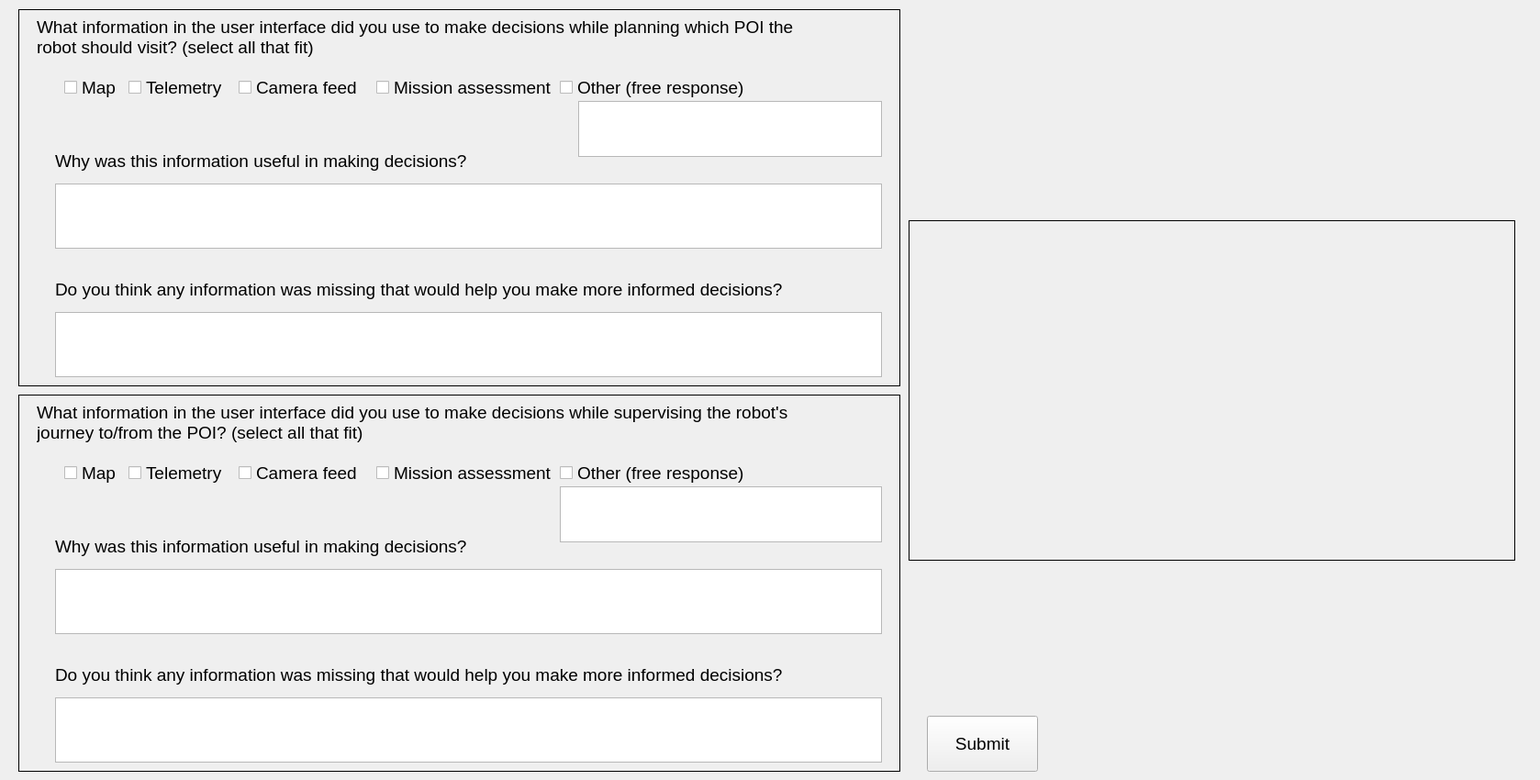
<?xml version="1.0" encoding="UTF-8"?>
<ui version="4.0">
 <class>Form</class>
 <widget class="QWidget" name="Form">
  <property name="geometry">
   <rect>
    <x>0</x>
    <y>0</y>
    <width>1678</width>
    <height>850</height>
   </rect>
  </property>
  <property name="windowTitle">
   <string>Form</string>
  </property>
  <widget class="QPushButton" name="submit_button">
   <property name="geometry">
    <rect>
     <x>1010</x>
     <y>780</y>
     <width>121</width>
     <height>61</height>
    </rect>
   </property>
   <property name="font">
    <font>
     <pointsize>14</pointsize>
    </font>
   </property>
   <property name="text">
    <string>Submit</string>
   </property>
  </widget>
  <widget class="QFrame" name="frame">
   <property name="geometry">
    <rect>
     <x>20</x>
     <y>10</y>
     <width>961</width>
     <height>411</height>
    </rect>
   </property>
   <property name="frameShape">
    <enum>QFrame::Box</enum>
   </property>
   <property name="frameShadow">
    <enum>QFrame::Plain</enum>
   </property>
   <widget class="QLabel" name="label">
    <property name="geometry">
     <rect>
      <x>20</x>
      <y>0</y>
      <width>871</width>
      <height>61</height>
     </rect>
    </property>
    <property name="font">
     <font>
      <pointsize>14</pointsize>
     </font>
    </property>
    <property name="frameShape">
     <enum>QFrame::NoFrame</enum>
    </property>
    <property name="text">
     <string>What information in the user interface did you use to make decisions while planning which POI the robot should visit? (select all that fit)</string>
    </property>
    <property name="wordWrap">
     <bool>true</bool>
    </property>
   </widget>
   <widget class="QLabel" name="label_2">
    <property name="geometry">
     <rect>
      <x>40</x>
      <y>150</y>
      <width>881</width>
      <height>31</height>
     </rect>
    </property>
    <property name="font">
     <font>
      <pointsize>14</pointsize>
     </font>
    </property>
    <property name="text">
     <string>Why was this information useful in making decisions? </string>
    </property>
   </widget>
   <widget class="QLabel" name="label_3">
    <property name="geometry">
     <rect>
      <x>40</x>
      <y>290</y>
      <width>911</width>
      <height>31</height>
     </rect>
    </property>
    <property name="font">
     <font>
      <pointsize>14</pointsize>
     </font>
    </property>
    <property name="text">
     <string>Do you think any information was missing that would help you make more informed decisions? </string>
    </property>
   </widget>
   <widget class="QTextEdit" name="q1_useful">
    <property name="geometry">
     <rect>
      <x>40</x>
      <y>190</y>
      <width>901</width>
      <height>71</height>
     </rect>
    </property>
   </widget>
   <widget class="QTextEdit" name="q1_needs">
    <property name="geometry">
     <rect>
      <x>40</x>
      <y>330</y>
      <width>901</width>
      <height>71</height>
     </rect>
    </property>
   </widget>
   <widget class="QTextEdit" name="q1_other_free">
    <property name="geometry">
     <rect>
      <x>610</x>
      <y>100</y>
      <width>331</width>
      <height>61</height>
     </rect>
    </property>
   </widget>
   <widget class="QCheckBox" name="q1_map_check">
    <property name="geometry">
     <rect>
      <x>50</x>
      <y>70</y>
      <width>70</width>
      <height>31</height>
     </rect>
    </property>
    <property name="font">
     <font>
      <pointsize>14</pointsize>
     </font>
    </property>
    <property name="text">
     <string>Map</string>
    </property>
   </widget>
   <widget class="QCheckBox" name="q1_telem_check">
    <property name="geometry">
     <rect>
      <x>120</x>
      <y>70</y>
      <width>121</width>
      <height>31</height>
     </rect>
    </property>
    <property name="font">
     <font>
      <pointsize>14</pointsize>
     </font>
    </property>
    <property name="text">
     <string>Telemetry</string>
    </property>
   </widget>
   <widget class="QCheckBox" name="q1_cam_check">
    <property name="geometry">
     <rect>
      <x>240</x>
      <y>70</y>
      <width>161</width>
      <height>31</height>
     </rect>
    </property>
    <property name="font">
     <font>
      <pointsize>14</pointsize>
     </font>
    </property>
    <property name="text">
     <string>Camera feed</string>
    </property>
   </widget>
   <widget class="QCheckBox" name="q1_assmt_check">
    <property name="geometry">
     <rect>
      <x>390</x>
      <y>70</y>
      <width>191</width>
      <height>31</height>
     </rect>
    </property>
    <property name="font">
     <font>
      <pointsize>14</pointsize>
     </font>
    </property>
    <property name="text">
     <string>Mission assessment</string>
    </property>
   </widget>
   <widget class="QCheckBox" name="q1_other_check">
    <property name="geometry">
     <rect>
      <x>590</x>
      <y>70</y>
      <width>251</width>
      <height>31</height>
     </rect>
    </property>
    <property name="font">
     <font>
      <pointsize>14</pointsize>
     </font>
    </property>
    <property name="text">
     <string>Other (free response)</string>
    </property>
   </widget>
  </widget>
  <widget class="QFrame" name="frame_2">
   <property name="geometry">
    <rect>
     <x>20</x>
     <y>430</y>
     <width>961</width>
     <height>411</height>
    </rect>
   </property>
   <property name="frameShape">
    <enum>QFrame::Box</enum>
   </property>
   <property name="frameShadow">
    <enum>QFrame::Plain</enum>
   </property>
   <widget class="QLabel" name="label_4">
    <property name="geometry">
     <rect>
      <x>20</x>
      <y>0</y>
      <width>871</width>
      <height>61</height>
     </rect>
    </property>
    <property name="font">
     <font>
      <pointsize>14</pointsize>
     </font>
    </property>
    <property name="frameShape">
     <enum>QFrame::NoFrame</enum>
    </property>
    <property name="text">
     <string>What information in the user interface did you use to make decisions while supervising the robot's journey to/from the POI? (select all that fit)</string>
    </property>
    <property name="wordWrap">
     <bool>true</bool>
    </property>
   </widget>
   <widget class="QLabel" name="label_5">
    <property name="geometry">
     <rect>
      <x>40</x>
      <y>150</y>
      <width>881</width>
      <height>31</height>
     </rect>
    </property>
    <property name="font">
     <font>
      <pointsize>14</pointsize>
     </font>
    </property>
    <property name="text">
     <string>Why was this information useful in making decisions? </string>
    </property>
   </widget>
   <widget class="QLabel" name="label_6">
    <property name="geometry">
     <rect>
      <x>40</x>
      <y>290</y>
      <width>911</width>
      <height>31</height>
     </rect>
    </property>
    <property name="font">
     <font>
      <pointsize>14</pointsize>
     </font>
    </property>
    <property name="text">
     <string>Do you think any information was missing that would help you make more informed decisions? </string>
    </property>
   </widget>
   <widget class="QTextEdit" name="q2_useful">
    <property name="geometry">
     <rect>
      <x>40</x>
      <y>190</y>
      <width>901</width>
      <height>71</height>
     </rect>
    </property>
   </widget>
   <widget class="QTextEdit" name="q2_needs">
    <property name="geometry">
     <rect>
      <x>40</x>
      <y>330</y>
      <width>901</width>
      <height>71</height>
     </rect>
    </property>
   </widget>
   <widget class="QTextEdit" name="q2_other_free">
    <property name="geometry">
     <rect>
      <x>590</x>
      <y>100</y>
      <width>351</width>
      <height>61</height>
     </rect>
    </property>
   </widget>
   <widget class="QCheckBox" name="q2_cam_check">
    <property name="geometry">
     <rect>
      <x>240</x>
      <y>70</y>
      <width>161</width>
      <height>31</height>
     </rect>
    </property>
    <property name="font">
     <font>
      <pointsize>14</pointsize>
     </font>
    </property>
    <property name="text">
     <string>Camera feed</string>
    </property>
   </widget>
   <widget class="QCheckBox" name="q2_telem_check">
    <property name="geometry">
     <rect>
      <x>120</x>
      <y>70</y>
      <width>121</width>
      <height>31</height>
     </rect>
    </property>
    <property name="font">
     <font>
      <pointsize>14</pointsize>
     </font>
    </property>
    <property name="text">
     <string>Telemetry</string>
    </property>
   </widget>
   <widget class="QCheckBox" name="q2_other_check">
    <property name="geometry">
     <rect>
      <x>590</x>
      <y>70</y>
      <width>251</width>
      <height>31</height>
     </rect>
    </property>
    <property name="font">
     <font>
      <pointsize>14</pointsize>
     </font>
    </property>
    <property name="text">
     <string>Other (free response)</string>
    </property>
   </widget>
   <widget class="QCheckBox" name="q2_assmt_check">
    <property name="geometry">
     <rect>
      <x>390</x>
      <y>70</y>
      <width>191</width>
      <height>31</height>
     </rect>
    </property>
    <property name="font">
     <font>
      <pointsize>14</pointsize>
     </font>
    </property>
    <property name="text">
     <string>Mission assessment</string>
    </property>
   </widget>
   <widget class="QCheckBox" name="q2_map_check">
    <property name="geometry">
     <rect>
      <x>50</x>
      <y>70</y>
      <width>70</width>
      <height>31</height>
     </rect>
    </property>
    <property name="font">
     <font>
      <pointsize>14</pointsize>
     </font>
    </property>
    <property name="text">
     <string>Map</string>
    </property>
   </widget>
  </widget>
  <widget class="QLabel" name="label_7">
   <property name="geometry">
    <rect>
     <x>990</x>
     <y>240</y>
     <width>661</width>
     <height>371</height>
    </rect>
   </property>
   <property name="frameShape">
    <enum>QFrame::Box</enum>
   </property>
   <property name="text">
    <string/>
   </property>
   <property name="pixmap">
    <pixmap>../imgs/ui_annotated.jpg</pixmap>
   </property>
   <property name="scaledContents">
    <bool>true</bool>
   </property>
  </widget>
 </widget>
 <resources/>
 <connections/>
</ui>
